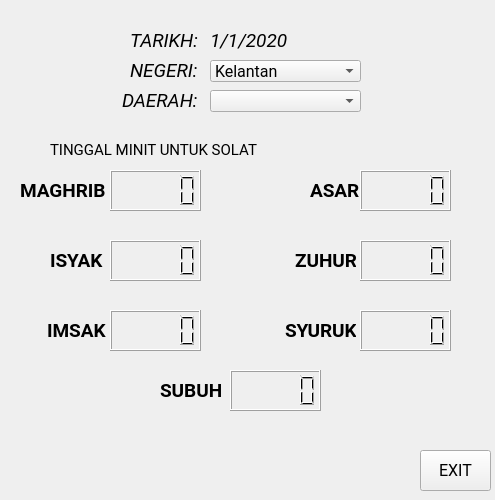
<?xml version="1.0" encoding="UTF-8"?>
<ui version="4.0">
 <author>Helmi</author>
 <class>azanWindow</class>
 <widget class="QMainWindow" name="azanWindow">
  <property name="geometry">
   <rect>
    <x>0</x>
    <y>0</y>
    <width>495</width>
    <height>500</height>
   </rect>
  </property>
  <property name="font">
   <font>
    <family>Roboto</family>
    <pointsize>12</pointsize>
   </font>
  </property>
  <property name="mouseTracking">
   <bool>false</bool>
  </property>
  <property name="windowTitle">
   <string>Azan Window</string>
  </property>
  <widget class="QWidget" name="centralwidget">
   <widget class="QLabel" name="background">
    <property name="geometry">
     <rect>
      <x>0</x>
      <y>10</y>
      <width>500</width>
      <height>500</height>
     </rect>
    </property>
    <property name="text">
     <string/>
    </property>
   </widget>
   <widget class="QPushButton" name="exitButton">
    <property name="geometry">
     <rect>
      <x>420</x>
      <y>450</y>
      <width>71</width>
      <height>41</height>
     </rect>
    </property>
    <property name="font">
     <font>
      <family>Terminal</family>
     </font>
    </property>
    <property name="autoFillBackground">
     <bool>false</bool>
    </property>
    <property name="styleSheet">
     <string notr="true"/>
    </property>
    <property name="text">
     <string>EXIT</string>
    </property>
   </widget>
   <widget class="QLCDNumber" name="lcd_Subuh">
    <property name="geometry">
     <rect>
      <x>230</x>
      <y>370</y>
      <width>91</width>
      <height>41</height>
     </rect>
    </property>
    <property name="font">
     <font>
      <family>Prototype</family>
      <weight>75</weight>
      <bold>true</bold>
     </font>
    </property>
   </widget>
   <widget class="QLCDNumber" name="lcd_Imsak">
    <property name="geometry">
     <rect>
      <x>110</x>
      <y>310</y>
      <width>91</width>
      <height>41</height>
     </rect>
    </property>
    <property name="font">
     <font>
      <family>Prototype</family>
      <weight>75</weight>
      <bold>true</bold>
     </font>
    </property>
   </widget>
   <widget class="QLCDNumber" name="lcd_Asar">
    <property name="geometry">
     <rect>
      <x>360</x>
      <y>170</y>
      <width>91</width>
      <height>41</height>
     </rect>
    </property>
    <property name="font">
     <font>
      <family>Prototype</family>
      <weight>75</weight>
      <bold>true</bold>
     </font>
    </property>
   </widget>
   <widget class="QLCDNumber" name="lcd_Zuhur">
    <property name="geometry">
     <rect>
      <x>360</x>
      <y>240</y>
      <width>91</width>
      <height>41</height>
     </rect>
    </property>
    <property name="font">
     <font>
      <family>Prototype</family>
      <weight>75</weight>
      <bold>true</bold>
     </font>
    </property>
   </widget>
   <widget class="QLCDNumber" name="lcd_Syuruk">
    <property name="geometry">
     <rect>
      <x>360</x>
      <y>310</y>
      <width>91</width>
      <height>41</height>
     </rect>
    </property>
    <property name="font">
     <font>
      <family>Prototype</family>
      <weight>75</weight>
      <bold>true</bold>
     </font>
    </property>
   </widget>
   <widget class="QLabel" name="label_Maghrib">
    <property name="geometry">
     <rect>
      <x>20</x>
      <y>170</y>
      <width>91</width>
      <height>41</height>
     </rect>
    </property>
    <property name="font">
     <font>
      <pointsize>14</pointsize>
      <weight>75</weight>
      <italic>false</italic>
      <bold>true</bold>
     </font>
    </property>
    <property name="text">
     <string>MAGHRIB</string>
    </property>
   </widget>
   <widget class="QLCDNumber" name="lcd_Maghrib">
    <property name="geometry">
     <rect>
      <x>110</x>
      <y>170</y>
      <width>91</width>
      <height>41</height>
     </rect>
    </property>
    <property name="font">
     <font>
      <family>Prototype</family>
      <weight>75</weight>
      <bold>true</bold>
     </font>
    </property>
   </widget>
   <widget class="QLCDNumber" name="lcd_Isyak">
    <property name="geometry">
     <rect>
      <x>110</x>
      <y>240</y>
      <width>91</width>
      <height>41</height>
     </rect>
    </property>
    <property name="font">
     <font>
      <family>Prototype</family>
      <weight>75</weight>
      <bold>true</bold>
     </font>
    </property>
   </widget>
   <widget class="QLabel" name="label_Isyak">
    <property name="geometry">
     <rect>
      <x>50</x>
      <y>240</y>
      <width>61</width>
      <height>41</height>
     </rect>
    </property>
    <property name="font">
     <font>
      <pointsize>14</pointsize>
      <weight>75</weight>
      <italic>false</italic>
      <bold>true</bold>
     </font>
    </property>
    <property name="text">
     <string>ISYAK</string>
    </property>
   </widget>
   <widget class="QLabel" name="label_Imsak">
    <property name="geometry">
     <rect>
      <x>47</x>
      <y>310</y>
      <width>61</width>
      <height>41</height>
     </rect>
    </property>
    <property name="font">
     <font>
      <pointsize>14</pointsize>
      <weight>75</weight>
      <italic>false</italic>
      <bold>true</bold>
     </font>
    </property>
    <property name="text">
     <string>IMSAK</string>
    </property>
   </widget>
   <widget class="QLabel" name="label_Subuh">
    <property name="geometry">
     <rect>
      <x>160</x>
      <y>370</y>
      <width>71</width>
      <height>41</height>
     </rect>
    </property>
    <property name="font">
     <font>
      <pointsize>14</pointsize>
      <weight>75</weight>
      <italic>false</italic>
      <bold>true</bold>
     </font>
    </property>
    <property name="text">
     <string>SUBUH</string>
    </property>
   </widget>
   <widget class="QLabel" name="label_Syuruk">
    <property name="geometry">
     <rect>
      <x>285</x>
      <y>310</y>
      <width>71</width>
      <height>41</height>
     </rect>
    </property>
    <property name="font">
     <font>
      <pointsize>14</pointsize>
      <weight>75</weight>
      <italic>false</italic>
      <bold>true</bold>
     </font>
    </property>
    <property name="text">
     <string>SYURUK</string>
    </property>
   </widget>
   <widget class="QLabel" name="label_Zuhur">
    <property name="geometry">
     <rect>
      <x>295</x>
      <y>240</y>
      <width>61</width>
      <height>41</height>
     </rect>
    </property>
    <property name="font">
     <font>
      <pointsize>14</pointsize>
      <weight>75</weight>
      <italic>false</italic>
      <bold>true</bold>
     </font>
    </property>
    <property name="text">
     <string>ZUHUR</string>
    </property>
   </widget>
   <widget class="QLabel" name="label_Asar">
    <property name="geometry">
     <rect>
      <x>310</x>
      <y>170</y>
      <width>51</width>
      <height>41</height>
     </rect>
    </property>
    <property name="font">
     <font>
      <pointsize>14</pointsize>
      <weight>75</weight>
      <italic>false</italic>
      <bold>true</bold>
     </font>
    </property>
    <property name="text">
     <string>ASAR</string>
    </property>
   </widget>
   <widget class="QComboBox" name="combo_State">
    <property name="geometry">
     <rect>
      <x>210</x>
      <y>60</y>
      <width>151</width>
      <height>22</height>
     </rect>
    </property>
    <item>
     <property name="text">
      <string>Kelantan</string>
     </property>
    </item>
    <item>
     <property name="text">
      <string>Selangor</string>
     </property>
    </item>
    <item>
     <property name="text">
      <string>Terengganu</string>
     </property>
    </item>
    <item>
     <property name="text">
      <string>Pahang</string>
     </property>
    </item>
    <item>
     <property name="text">
      <string>Kedah</string>
     </property>
    </item>
    <item>
     <property name="text">
      <string>Perak</string>
     </property>
    </item>
    <item>
     <property name="text">
      <string>Perlis</string>
     </property>
    </item>
    <item>
     <property name="text">
      <string>Johor</string>
     </property>
    </item>
    <item>
     <property name="text">
      <string>Pulau Pinang</string>
     </property>
    </item>
    <item>
     <property name="text">
      <string>Negeri Sembilan</string>
     </property>
    </item>
    <item>
     <property name="text">
      <string>Melaka</string>
     </property>
    </item>
    <item>
     <property name="text">
      <string>Sabah</string>
     </property>
    </item>
    <item>
     <property name="text">
      <string>Sarawak</string>
     </property>
    </item>
   </widget>
   <widget class="QLabel" name="label_state">
    <property name="geometry">
     <rect>
      <x>130</x>
      <y>60</y>
      <width>91</width>
      <height>21</height>
     </rect>
    </property>
    <property name="font">
     <font>
      <family>Roboto Bk</family>
      <pointsize>14</pointsize>
      <italic>true</italic>
     </font>
    </property>
    <property name="text">
     <string>NEGERI:</string>
    </property>
   </widget>
   <widget class="QLabel" name="label_Tarikh">
    <property name="geometry">
     <rect>
      <x>130</x>
      <y>30</y>
      <width>91</width>
      <height>20</height>
     </rect>
    </property>
    <property name="font">
     <font>
      <family>Roboto Bk</family>
      <pointsize>14</pointsize>
      <italic>true</italic>
     </font>
    </property>
    <property name="text">
     <string>TARIKH:</string>
    </property>
   </widget>
   <widget class="QLabel" name="set_Tarikh">
    <property name="geometry">
     <rect>
      <x>210</x>
      <y>30</y>
      <width>91</width>
      <height>20</height>
     </rect>
    </property>
    <property name="font">
     <font>
      <family>Roboto Bk</family>
      <pointsize>14</pointsize>
      <italic>true</italic>
     </font>
    </property>
    <property name="text">
     <string>1/1/2020</string>
    </property>
   </widget>
   <widget class="QComboBox" name="combo_State_2">
    <property name="geometry">
     <rect>
      <x>210</x>
      <y>90</y>
      <width>151</width>
      <height>22</height>
     </rect>
    </property>
   </widget>
   <widget class="QLabel" name="label_state_2">
    <property name="geometry">
     <rect>
      <x>122</x>
      <y>90</y>
      <width>81</width>
      <height>21</height>
     </rect>
    </property>
    <property name="font">
     <font>
      <family>Roboto Bk</family>
      <pointsize>14</pointsize>
      <italic>true</italic>
     </font>
    </property>
    <property name="text">
     <string>DAERAH:</string>
    </property>
   </widget>
   <widget class="QLabel" name="set_Countdown">
    <property name="geometry">
     <rect>
      <x>50</x>
      <y>140</y>
      <width>411</width>
      <height>20</height>
     </rect>
    </property>
    <property name="font">
     <font>
      <family>Segoe Script</family>
      <pointsize>11</pointsize>
     </font>
    </property>
    <property name="text">
     <string>TINGGAL MINIT UNTUK SOLAT</string>
    </property>
   </widget>
  </widget>
 </widget>
 <resources/>
 <connections/>
</ui>
